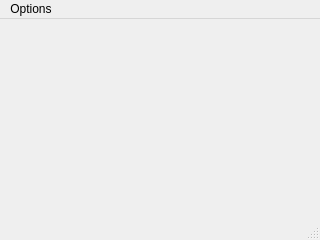
<?xml version="1.0" encoding="UTF-8"?>
<ui version="4.0">
 <class>CameraWidget</class>
 <widget class="QMainWindow" name="CameraWidget">
  <property name="geometry">
   <rect>
    <x>0</x>
    <y>0</y>
    <width>320</width>
    <height>240</height>
   </rect>
  </property>
  <property name="maximumSize">
   <size>
    <width>16777215</width>
    <height>16777215</height>
   </size>
  </property>
  <property name="windowTitle">
   <string>MainWindow</string>
  </property>
  <widget class="QWidget" name="centralwidget">
   <property name="sizePolicy">
    <sizepolicy hsizetype="Minimum" vsizetype="Minimum">
     <horstretch>0</horstretch>
     <verstretch>0</verstretch>
    </sizepolicy>
   </property>
   <property name="minimumSize">
    <size>
     <width>100</width>
     <height>100</height>
    </size>
   </property>
   <layout class="QGridLayout" name="gridLayout">
    <property name="leftMargin">
     <number>0</number>
    </property>
    <property name="topMargin">
     <number>0</number>
    </property>
    <property name="rightMargin">
     <number>0</number>
    </property>
    <property name="bottomMargin">
     <number>0</number>
    </property>
    <item row="0" column="0">
     <widget class="QLabel" name="viewFinder">
      <property name="text">
       <string/>
      </property>
     </widget>
    </item>
   </layout>
  </widget>
  <widget class="QMenuBar" name="menubar">
   <property name="geometry">
    <rect>
     <x>0</x>
     <y>0</y>
     <width>320</width>
     <height>20</height>
    </rect>
   </property>
   <widget class="QMenu" name="menuOptions">
    <property name="title">
     <string>Options</string>
    </property>
   </widget>
   <addaction name="menuOptions"/>
  </widget>
  <widget class="QStatusBar" name="statusbar"/>
  <action name="actionDevice">
   <property name="text">
    <string>Device</string>
   </property>
  </action>
  <action name="menuDevice">
   <property name="text">
    <string>Device</string>
   </property>
  </action>
 </widget>
 <resources/>
 <connections/>
</ui>
